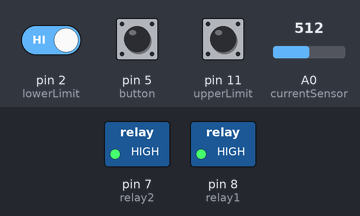
The sketch below on a simulated Arduino Nano, built with avr-gcc and run on an emulated ATmega328P. Shown: switched loads named in the sketch (green lamp = pin HIGH). The inputs (shaded band) are chosen by the test bench; at power-on: pin 5 (button) HIGH, pin 2 (lowerLimit) HIGH, pin 11 (upperLimit) HIGH, A0 (currentSensor) = 512.

Above: at 2.3 s.
2.4 s: pin 5 (button) pulled LOW for 1 s
At 4.3 s:
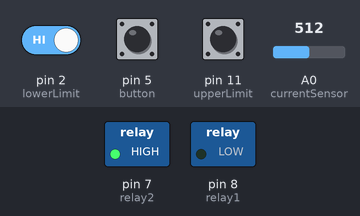
4.9 s: pin 5 (button) pulled LOW for 3.2 s
At 6.1 s:
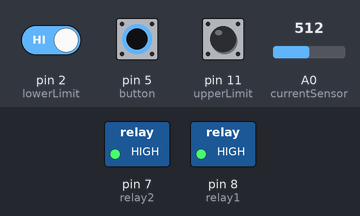
9.6 s: pin 5 (button) pulled LOW for 1 s
At 10.9 s:
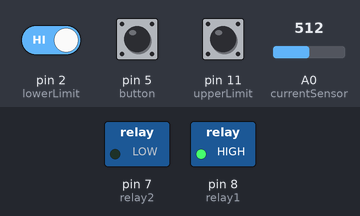
12.1 s: pin 2 (lowerLimit) driven LOW
At 12.5 s:
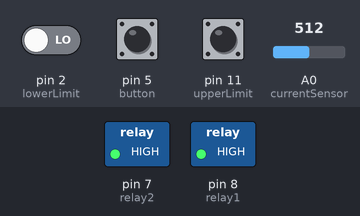
Timing chart, 0 to 14.6 s (numbered marks = the images above; inputs shaded):
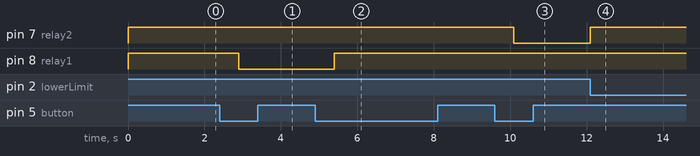

The sketch:

garage_door_controller.ino
```cpp
// Universal Garage door control system made with an Arduino Nano microcontroller.
// Originally developed for a Wayne Dalton garage door with a ecostar electric lift mechanism
// The door movement is controlled by a single pushbutton and limited by two limit switches.
// The door can be stopped mid-movement with the button, and its movement direction can also be changed anytime.
// This code includes safety functions to protect the motor and handle error cases.

// Pins
const int button = 5;
const int lowerLimit = 2;
const int upperLimit = 11;
const int relay1 = 8;
const int relay2 = 7;
const int currentSensor = A0;

// Constants
const int requiredPressTime = 500;
const int maxMoveTime = 18000;       // Change to match the movement time of your door
const int upperMoveExtra = 6000;     // Extra "puffer" because door moves slower when going up
const int pressed = LOW;
const int atBottom = LOW;
const int atTop = LOW;
const int maxCurrent = 5;            // Change to fit your door
const float sensitivity = 0.066;     // (0.066 for 30A sensor), (0.100 for 20A), (0.185 for 5A)
const int measurmentInterval = 500;  // Time difference between current readings
const int numReadings = 1000;        // Number of readings used to calibrate zero current voltage

// Variables
String lastDirection = "stopped";
String currentMovement = "stopped";
int previousState = HIGH;
int currentOverCounter = 0;
unsigned long pressMoment = 0;
unsigned long movementStartTime = 0;
unsigned long previousMillis = 0;
float zeroCurrentVoltage = 0.0;

void setup() {

  // Pin modes
  pinMode(relay1, OUTPUT);
  pinMode(relay2, OUTPUT);
  pinMode(button, INPUT_PULLUP);
  pinMode(lowerLimit, INPUT_PULLUP);
  pinMode(upperLimit, INPUT_PULLUP);

  // Relays initially off
  digitalWrite(relay1, HIGH);
  digitalWrite(relay2, HIGH);

  zeroCurrentVoltage = calibrateZeroCurrentVoltage();
}


// Calibrates the zero-current voltage to account for sensor offsets
float calibrateZeroCurrentVoltage() {

  long sum = 0;

  // Calculates the sum of 1000 measurments
  for (int i = 0; i < numReadings; i++) {
    sum += analogRead(currentSensor);
    delay(1);
  }

  float averageReading = sum / numReadings;
  float zeroVoltage = averageReading * (5.0 / 1023.0);
  return zeroVoltage;
}


void moveUp() {
  lastDirection = "up";
  currentMovement = "up";
  movementStartTime = millis();
  digitalWrite(relay1, LOW);
  digitalWrite(relay2, HIGH);
}


void moveDown() {
  lastDirection = "down";
  currentMovement = "down";
  movementStartTime = millis();
  digitalWrite(relay1, HIGH);
  digitalWrite(relay2, LOW);
}


void stop() {
  currentMovement = "stopped";
  movementStartTime = 0;
  digitalWrite(relay1, HIGH);
  digitalWrite(relay2, HIGH);
}


// Reads if the button has been pressed for the specified time and returns LOW if it has.
// This could be replaced by a simple digitalRead in the loop, but I decided to go this route because
// significant interference caused by fluorescent lights in the garage sometimes caused the door to open by itself.
int readButton() {

  int buttonStatus = digitalRead(button);

  // If the button is pressed and the state has changed.
  if (buttonStatus == pressed && buttonStatus != previousState) {
    pressMoment = millis();
    previousState = buttonStatus;
  }

  // If the button is released and the state has changed.
  else if (buttonStatus != pressed && buttonStatus != previousState) {
    previousState = buttonStatus;
    pressMoment = 0;
  }

  // Returns LOW if the button has been pressed for the specified time.
  if (pressMoment > 0 && (millis() - pressMoment >= requiredPressTime) && buttonStatus == pressed) {
    pressMoment = 0;
    return pressed;
  }
  return HIGH;
}


void intermediatePosition() {
  // If the button is pressed while the door is moving, the door stops
  if (currentMovement != "stopped") {
    stop();
  }
  else {
    // If the door was stopped while moving up, it starts moving down when button is pressed
    if (lastDirection == "up") {
      moveDown();
    }
    // If the door was stopped while moving down, it starts moving up when button is pressed
    // The door also starts moving up when the button is pressed if the system is powered on while the door is in an intermediate position.
    else if (lastDirection == "stopped" || lastDirection == "down") {
      moveUp();
    }
  }
}


// Prevents motor movement and possible damage in case of a malfunction.
// Stops the motor if one of the limit switches is stuck.
// Stops the motor if it has been running for more than the specified time.
// Has different times for up and down movement because of speed difference.
void malfunctionProtection(){

  // Stops the door if both limit switches are pressed at the same time.
  if (digitalRead(lowerLimit) == atBottom && digitalRead(upperLimit) == atTop){
    stop();
  }
  // Limits the door's upward movement time.
  else if (currentMovement == "up" && (millis() - movementStartTime > maxMoveTime + upperMoveExtra)){
    stop();
  }
  // Limits the door's downward movement time.
  else if (currentMovement == "down" && (millis() - movementStartTime > maxMoveTime)){
    stop();
  }
}


// Protects the motor by measuring the current and stopping it if a set current is exceeded for a set time
void checkCurrent() {

  unsigned long currentMillis = millis();

  // Checks if the time since the last measurement exceeds the defined interval
  if (currentMillis - previousMillis >= measurmentInterval) {

    previousMillis = currentMillis;
    int analogValue = analogRead(currentSensor);

    // Converts the analog sensor reading to voltage
    float sensorVoltage = analogValue * (5.0 / 1023.0);

    // Converts voltage to current
    float current = (sensorVoltage - zeroCurrentVoltage) / sensitivity;

    // If the motor has been running for more than 2 seconds and the current exceeds the maximum allowed, updates counter
    if(millis() - movementStartTime > 2000 && abs(current) > maxCurrent){
      currentOverCounter += 1;
    }
    else{
      currentOverCounter = 0;  // Reset the counter if no overcurrent condition
    }
  }

  // Stops the motor if the overcurrent condition persists for two consecutive intervals
  if(currentOverCounter >= 2){
    stop();
  }
}


void loop()  {

  int buttonState = readButton();
  int lowerLimitState = digitalRead(lowerLimit);
  int upperLimitState = digitalRead(upperLimit);
  malfunctionProtection();
  checkCurrent();

  // The door stops when it is at the top
  if (currentMovement == "up" && upperLimitState == atTop){
    stop();
  }
  // The door stops when it is at the bottom
  else if (currentMovement == "down" && lowerLimitState == atBottom){
    stop();
  }

  // If the door is at the bottom when the button is pressed, it starts moving up
  if (buttonState == pressed && lowerLimitState == atBottom){
    moveUp();
  }

  // If the door is at the top when the button is pressed, it starts moving down
  else if (buttonState == pressed && upperLimitState == atTop) {
    moveDown();
  }

  // If the button is pressed when the door is in an intermediate position
  else if (buttonState == pressed && upperLimitState != atTop && lowerLimitState != atBottom) {
    intermediatePosition();
  }
}
```

Measured:
- after the input at 2.4 s, pin 8 (relay1): HIGH → LOW after 0.50 s
- after the input at 4.9 s, pin 8 (relay1): LOW → HIGH after 0.50 s
- after the input at 9.6 s, pin 7 (relay2): HIGH → LOW after 0.50 s
- after the input at 12.1 s, pin 7 (relay2): LOW → HIGH at once
